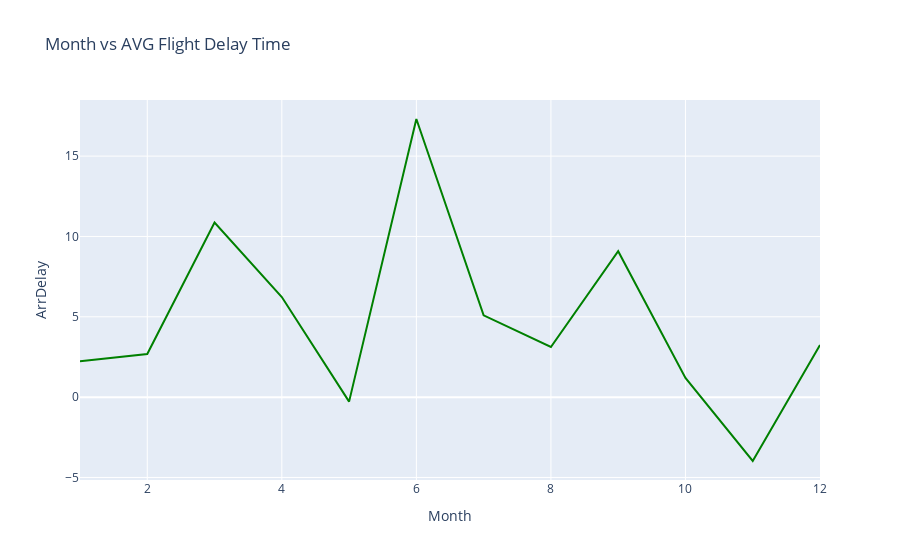

The notebook cell this image was saved under:
### Markdown cell above
#### To do:

*   Create a line plot with x-axis being the month and y-axis being computed average delay time. Update plot title,\
    xaxis, and yaxis title.

*   Hint: Scatter and line plot vary by updating mode parameter.

### Code cell
# Create line plot here
fig = go.Figure(data=go.Scatter(x=line_data['Month'], y=line_data['ArrDelay'], mode='lines', marker=dict(color='green')))
fig.update_layout(title='Month vs AVG Flight Delay Time', xaxis_title='Month', yaxis_title='ArrDelay')
fig.show()

### Figure 1 — Plotly figure (JSON) as saved in the notebook; plotly's stock layout.template omitted (floating-point values rounded to 4 significant figures)
{"data": [{"marker": {"color": "green"}, "mode": "lines", "type": "scatter", "x": [1, 2, 3, 4, 5, 6, 7, 8, 9, 10, 11, 12], "y": [2.233, 2.688, 10.87, 6.229, -0.2791, 17.31, 5.089, 3.122, 9.081, 1.2, -3.975, 3.241]}], "layout": {"autosize": true, "title": {"text": "Month vs AVG Flight Delay Time"}, "xaxis": {"autorange": true, "range": [1, 12], "title": {"text": "Month"}, "type": "linear"}, "yaxis": {"autorange": true, "range": [-5.158, 18.49], "title": {"text": "ArrDelay"}, "type": "linear"}}}
